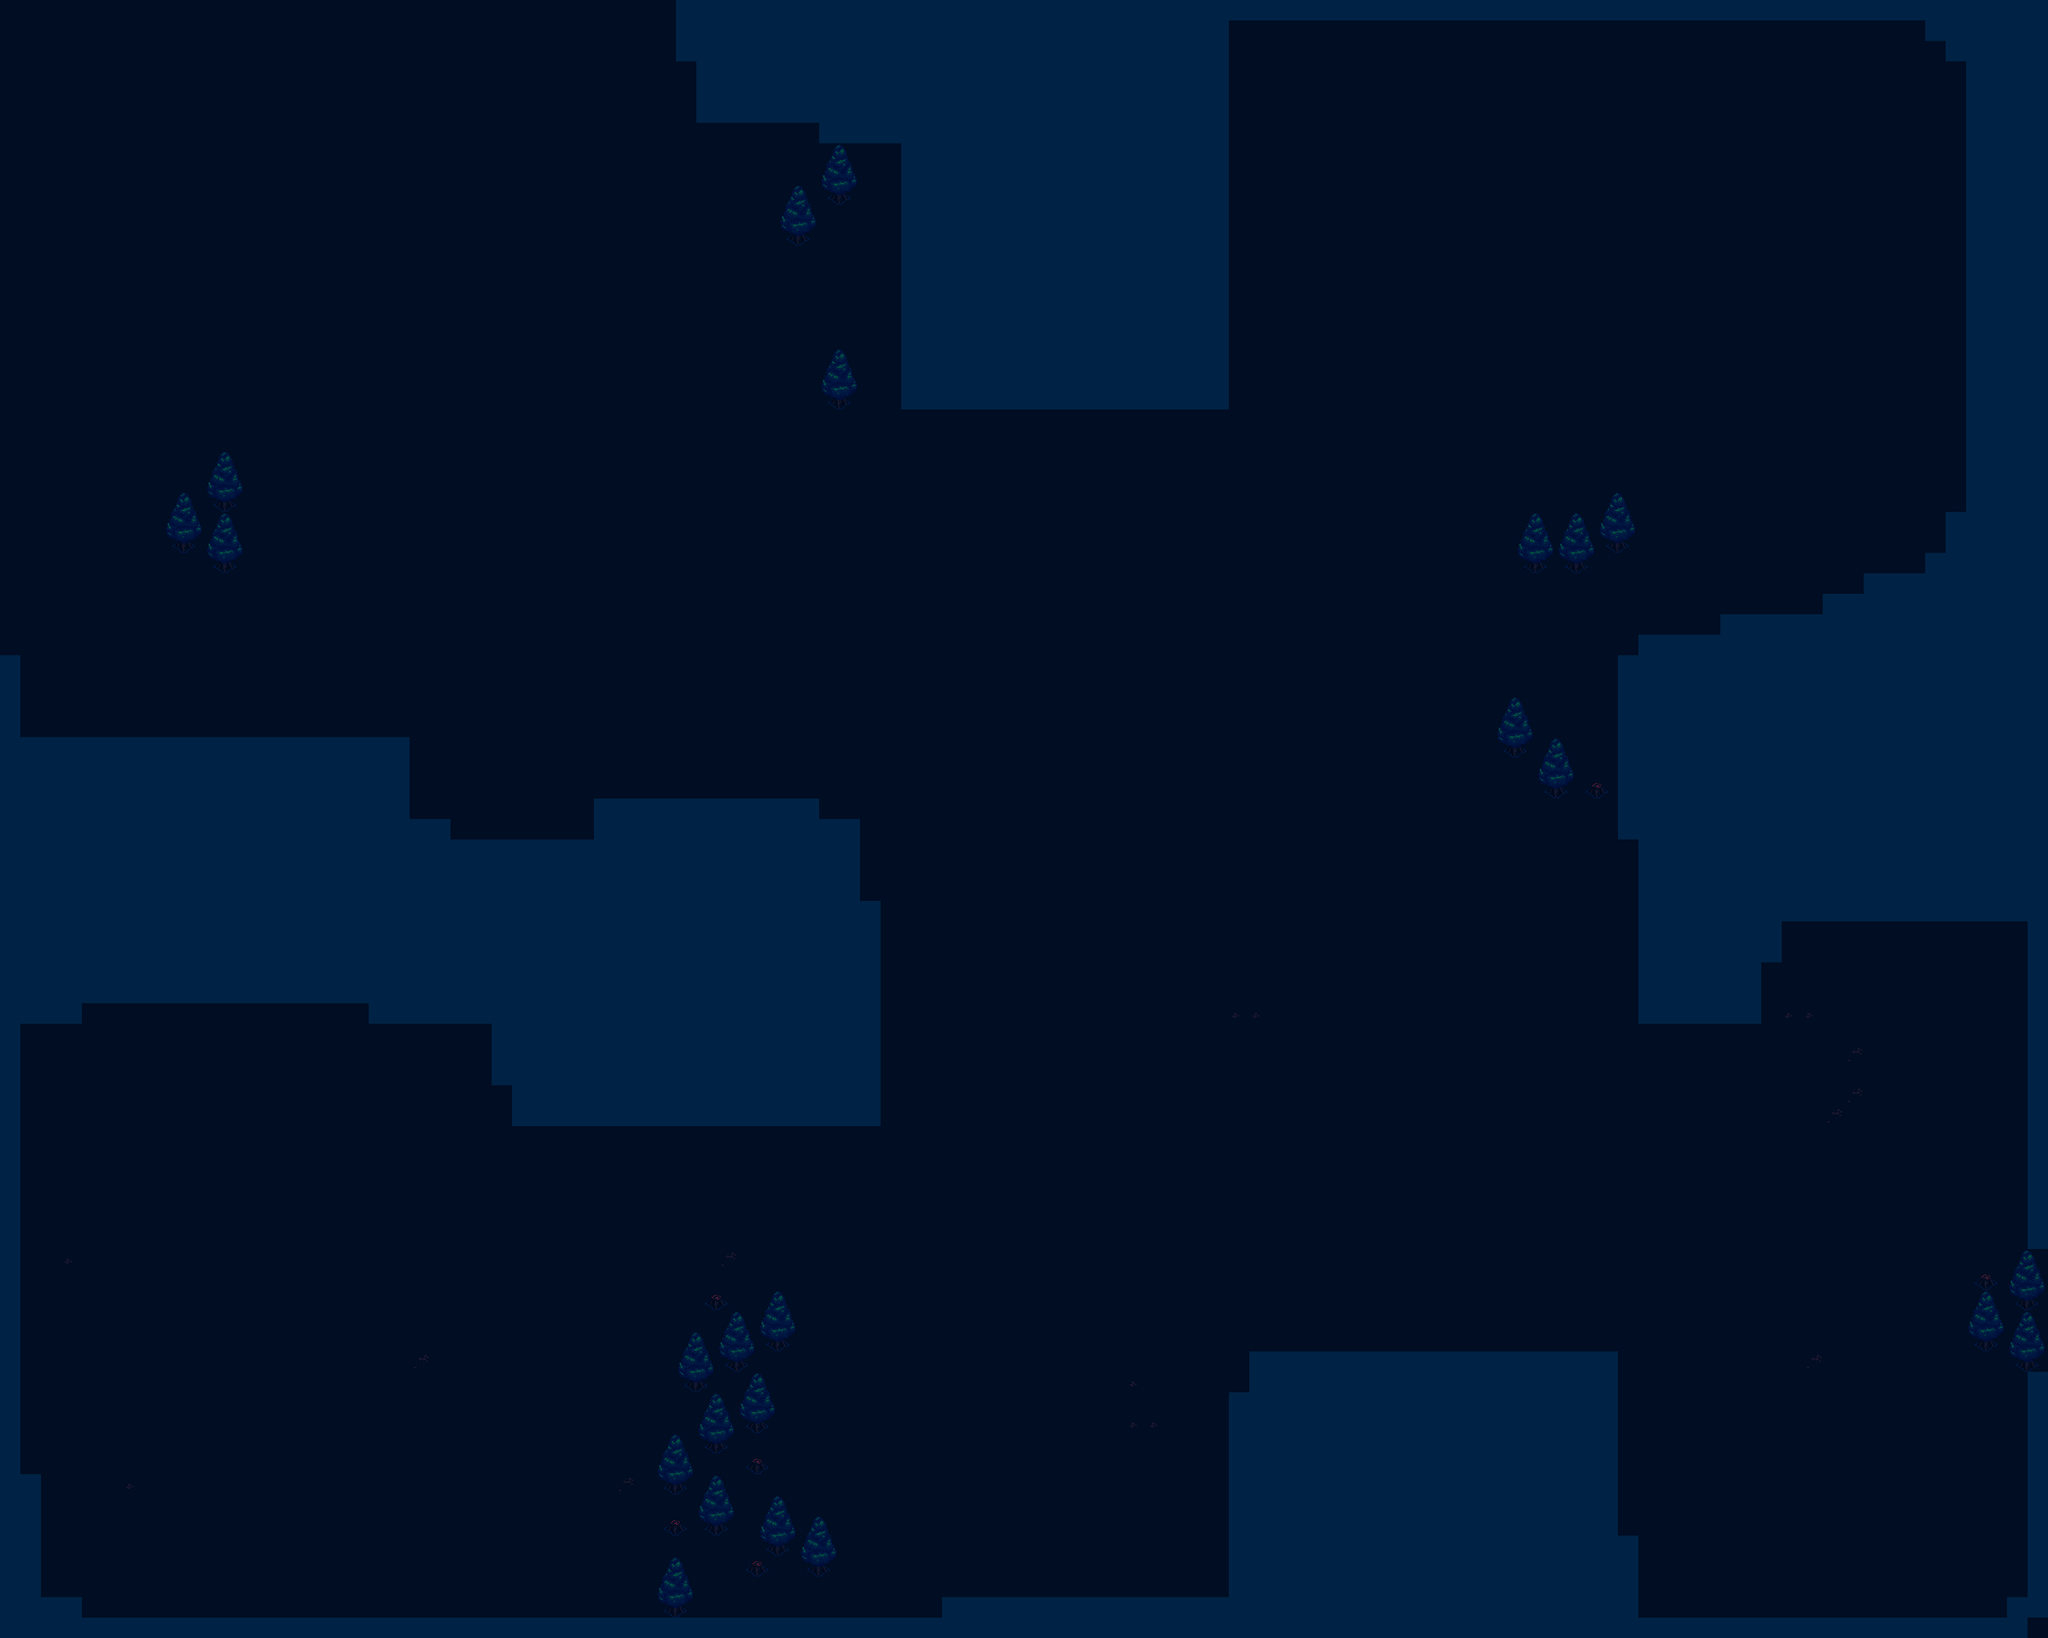

Rendered tile map (Tiled .tmx) drawn with the repository's tilesets; below, a short description and the map source with its tile grids summarised:
An orthogonal 100x80 tile map with 32x32 px tiles, 2 tile layers (Vrstva dlaždic 1, collision), 1 hidden layer not drawn, 2 tilesets.

<map version="1.10" tiledversion="1.11.2" orientation="orthogonal" renderorder="right-down" width="100" height="80" tilewidth="32" tileheight="32" infinite="0" nextlayerid="8" nextobjectid="4">
 <tileset firstgid="1" source="insi2.tsx" />
 <tileset firstgid="257" name="shroom" tilewidth="64" tileheight="64" tilecount="1" columns="0">
  <grid orientation="orthogonal" width="1" height="1" />
  <tile id="0">
   <image source="shroom1.png" width="64" height="64" />
  </tile>
 </tileset>
 <layer id="4" name="Vrstva dlaždic 1" width="100" height="80">
  <data>[8000 cells, 8000 non-empty, 3 distinct tile ids]</data>
 </layer>
 <layer id="5" name="collision" width="100" height="80">
  <data>[8000 cells, 2362 non-empty, 15 distinct tile ids]</data>
 </layer>
 <layer id="7" name="positions" width="100" height="80" visible="0">
  <data>[8000 cells, 80 non-empty, 1 distinct tile ids]</data>
 </layer>
</map>
